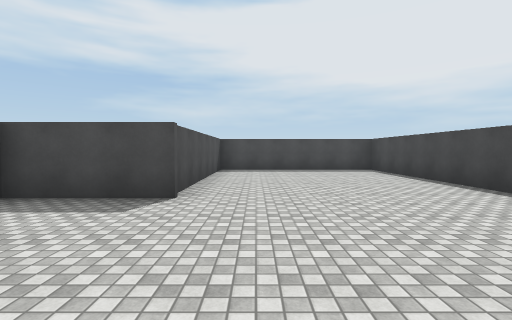
View 1 (above)

13 first-person views from a walk through a 3-D level made in the Unity game engine. The camera is 1.5 m above the floor, tilts 2° down and sees 85° across. The floor is counted in squares, 2.4 m on a side. Each view is taken from the middle of a square. On the plan, view 1 faces up. The plan holds only what a view shows up to about 9 squares ahead; the rest is blank. The player character is not drawn. Some animated figures are not drawn. Surface patterns are stand-ins for the level's own textures.

View 2
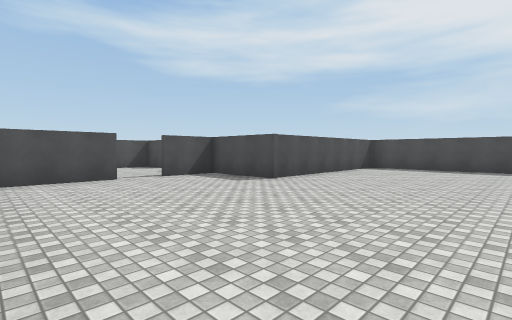

View 3
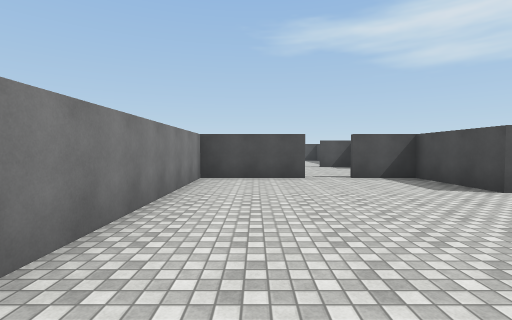

View 4
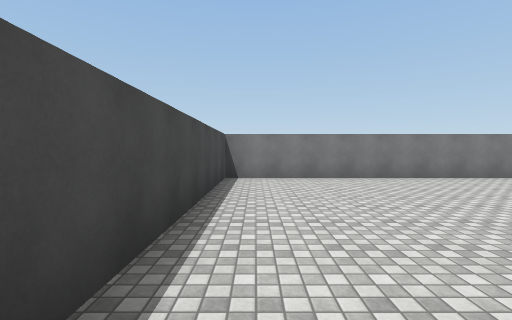

View 5
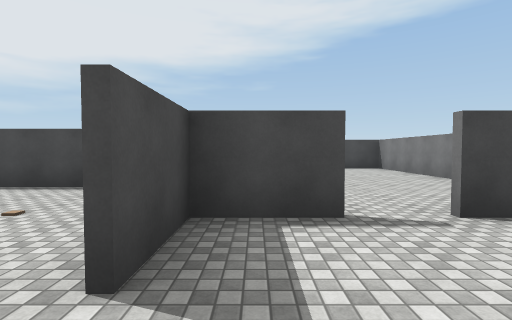

View 6
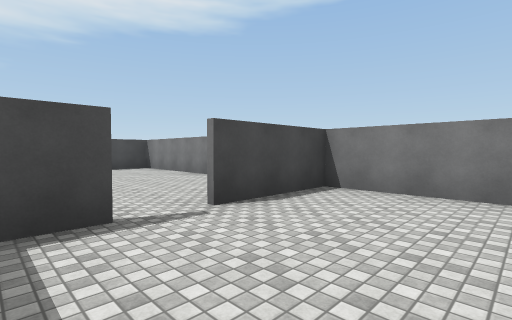

View 7
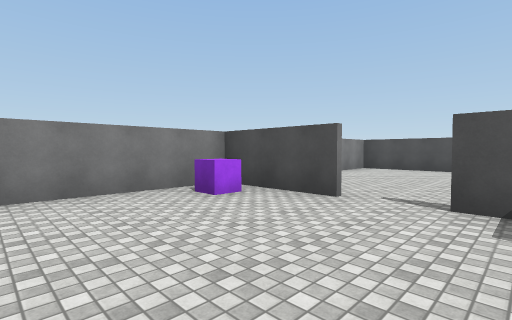

View 8
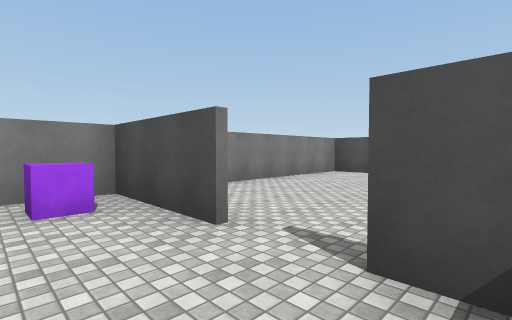

View 9
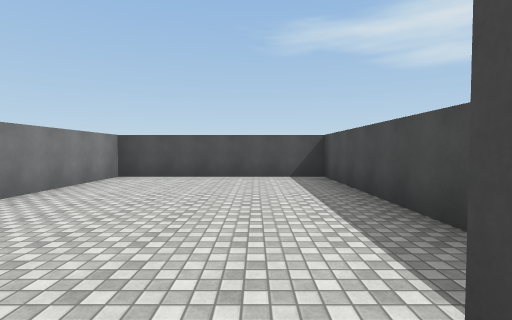

View 10
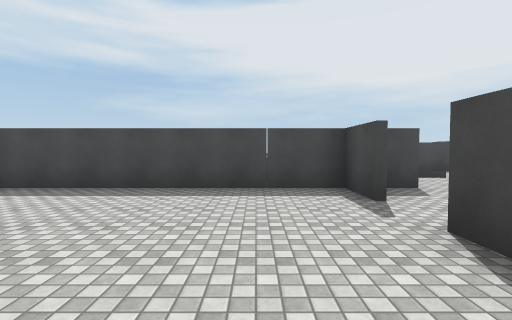

View 11
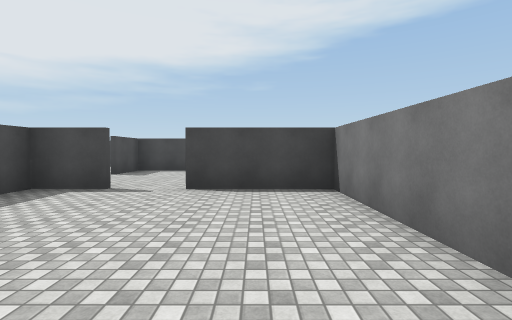

View 12
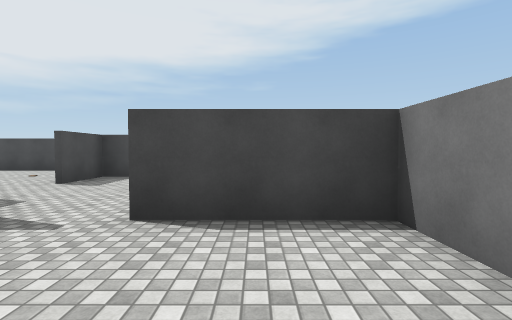

View 13
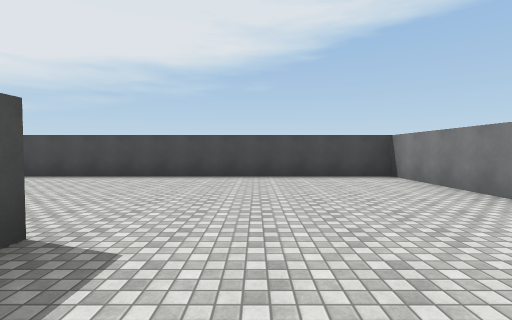

### Floor plan
Ten units are one square. View 1 is at (0, 0); x grows to the right and y downward. Boxes are objects, and circles mark ways between rooms. Rooms are numbered by the first view taken in them; rooms with no view inside come last. Other rooms are left out.
<svg viewBox="-141 -94 183 113">
<path fill="none" stroke="#000" d="M-33 -36 -33 -21M-33 -11 -33 14M-30 13 37 13 37 -89 -11 -89 -11 -36 -25 -36M-74 -12 -74 14M-75 -24 -75 -36 -136 -36 -136 13 -30 13M-74 -30 -74 -24M-75 14 -75 -12M-34 -21 -34 -36M-34 14 -34 -11M-25 -36 -49 -36M-31 -75 -41 -75M-13 -59 -13 -80"/>
<rect x="-75" y="-5" width="10" height="10" fill="#bbb"><title>other object</title></rect>
<circle cx="-30" cy="-20" r="3" fill="#2a7"/>
<text x="10" y="-30">1</text>
<text x="-80" y="-10">2</text>
<text x="-30" y="-60">3</text>
</svg>
Room 1 opens to room 2.

Where each view was taken, in squares from view 1:
view 1: 0 up, 0 right, facing up
view 2: 1 down, 3 right, facing up-left
view 3: 0 up, 3 right, facing left
view 4: 5 up, 3 right, facing down
view 5: 3 up, 6 left, facing right
view 6: 3 up, 6 left, facing down-right
view 7: 3 up, 4 left, facing down-left
view 8: 3 up, 6 left, facing down-left
view 9: 2 up, 7 left, facing left
view 10: 1 down, 9 left, facing up
view 11: 0 up, 12 left, facing right
view 12: 0 up, 10 left, facing right
view 13: 2 up, 3 left, facing right
